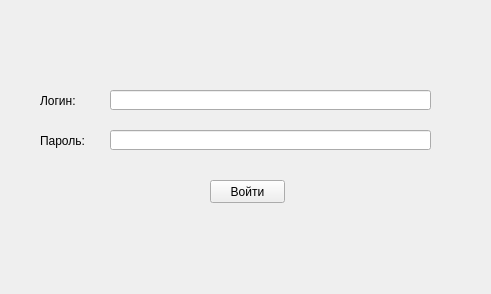
<?xml version="1.0" encoding="UTF-8"?>
<ui version="4.0">
 <class>auth</class>
 <widget class="QMainWindow" name="auth">
  <property name="geometry">
   <rect>
    <x>0</x>
    <y>0</y>
    <width>491</width>
    <height>294</height>
   </rect>
  </property>
  <property name="minimumSize">
   <size>
    <width>491</width>
    <height>294</height>
   </size>
  </property>
  <property name="maximumSize">
   <size>
    <width>491</width>
    <height>294</height>
   </size>
  </property>
  <property name="windowTitle">
   <string>Окно авторизации</string>
  </property>
  <widget class="QWidget" name="centralwidget">
   <widget class="QLabel" name="label">
    <property name="geometry">
     <rect>
      <x>40</x>
      <y>90</y>
      <width>47</width>
      <height>21</height>
     </rect>
    </property>
    <property name="text">
     <string>Логин:</string>
    </property>
   </widget>
   <widget class="QLabel" name="label_2">
    <property name="geometry">
     <rect>
      <x>40</x>
      <y>130</y>
      <width>47</width>
      <height>21</height>
     </rect>
    </property>
    <property name="text">
     <string>Пароль:</string>
    </property>
   </widget>
   <widget class="QLineEdit" name="lineEdit">
    <property name="geometry">
     <rect>
      <x>110</x>
      <y>90</y>
      <width>321</width>
      <height>20</height>
     </rect>
    </property>
   </widget>
   <widget class="QLineEdit" name="lineEdit_2">
    <property name="geometry">
     <rect>
      <x>110</x>
      <y>130</y>
      <width>321</width>
      <height>20</height>
     </rect>
    </property>
   </widget>
   <widget class="QPushButton" name="pushButton">
    <property name="geometry">
     <rect>
      <x>210</x>
      <y>180</y>
      <width>75</width>
      <height>23</height>
     </rect>
    </property>
    <property name="text">
     <string>Войти</string>
    </property>
   </widget>
   <widget class="QLabel" name="label_3">
    <property name="geometry">
     <rect>
      <x>40</x>
      <y>60</y>
      <width>391</width>
      <height>16</height>
     </rect>
    </property>
    <property name="text">
     <string/>
    </property>
   </widget>
  </widget>
 </widget>
 <resources/>
 <connections/>
</ui>
